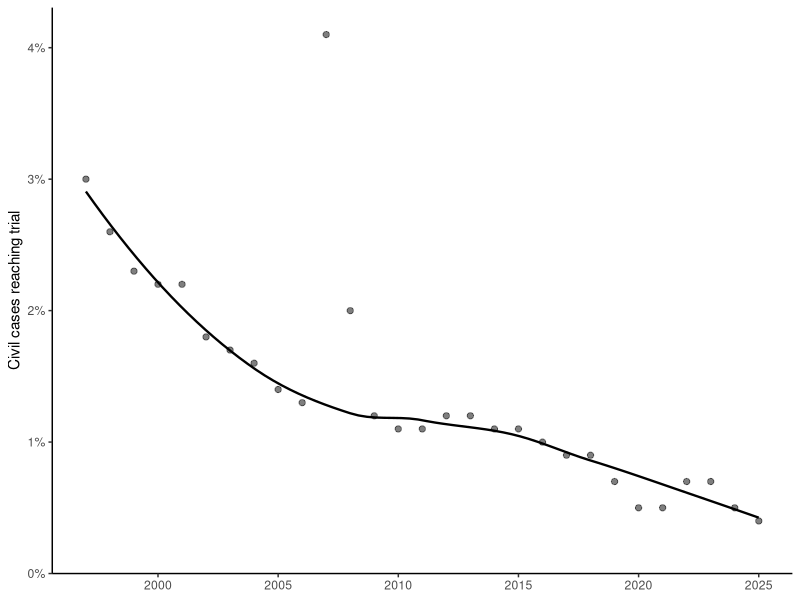
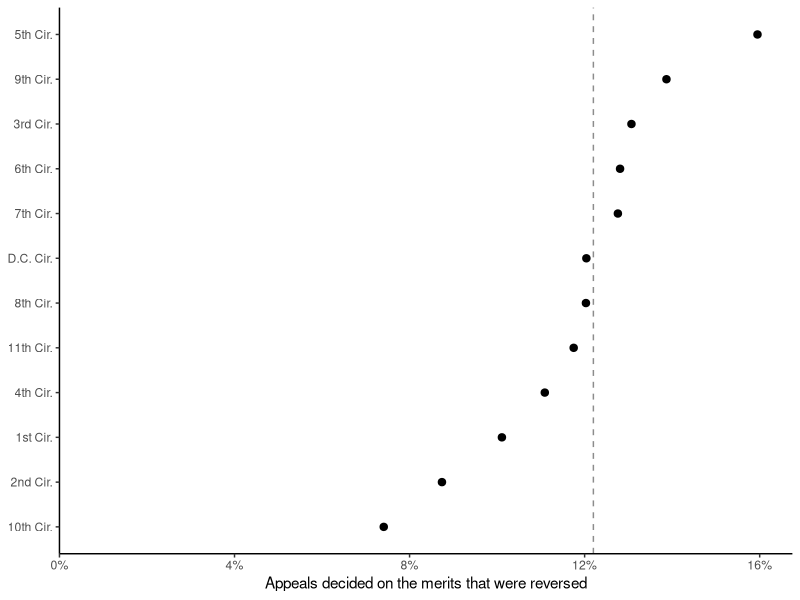

The R source for these figures, in order:
## ---- chunk 1
#| label: fig-trial-rate
#| fig-alt: "Scatterplot of the percentage of federal civil cases terminated during or after trial, fiscal years 1997 to 2025, with a smoothed trend line falling from about 3 percent to 0.4 percent."
#| fig-cap: "Percent of federal civil cases reaching trial, fiscal years 1997--2025. The curve is a robust LOESS fit, which downweights the 2007 outlier (thousands of mass-tort cases recorded as terminated during or after trial). Source: Admin. Off. of the U.S. Cts., *Judicial Business of the United States Courts* tbl. C-4 (1997--2025)."
#| echo: false
#| fig-width: 6.5
#| fig-height: 3.5
library(ggplot2)

trials <- read.csv("data/c4_trial_rates.csv")

ggplot(trials, aes(year, pct_trial)) +
  geom_smooth(method = "loess", formula = y ~ x, se = FALSE,
              method.args = list(family = "symmetric"),
              colour = "black", linewidth = 0.8) +
  geom_point(size = 1.8, alpha = 0.5) +
  scale_y_continuous(limits = c(0, NA), labels = function(x) paste0(x, "%"),
                     expand = expansion(mult = c(0, 0.05))) +
  labs(x = NULL, y = "Civil cases reaching trial") +
  theme_classic(base_size = 11)
## ---- chunk 2
#| label: fig-reversal
#| fig-alt: "Dot plot of reversal rates in private civil appeals by federal circuit, fiscal years 2021 to 2025 combined, ranging from 7.4 percent in the Tenth Circuit to 16 percent in the Fifth Circuit, with a dashed line at the national rate of 12.2 percent."
#| fig-cap: "Percent of private civil appeals (excluding prisoner petitions) decided on the merits that the courts of appeals reversed, by circuit, fiscal years 2021--2025 combined. The dashed line marks the rate for all circuits. Partial reversals count as affirmances, and remands are a separate category. Source: Admin. Off. of the U.S. Cts., *Judicial Business of the United States Courts* tbl. B-5 (2021--2025)."
#| echo: false
#| fig-width: 6.5
#| fig-height: 3.8
library(ggplot2)

rev <- read.csv("data/reversal_by_circuit.csv")
rev <- rev[rev$period == "FY2021-FY2025 pooled", ]
overall <- rev$pct_reversed[grepl("^All", rev$circuit)]
rev <- rev[!grepl("^All", rev$circuit), ]
rev$circuit <- ifelse(rev$circuit == "D.C.", "D.C. Cir.", paste(rev$circuit, "Cir."))
rev$circuit <- reorder(rev$circuit, rev$pct_reversed)

ggplot(rev, aes(pct_reversed, circuit)) +
  geom_vline(xintercept = overall, linetype = "dashed", colour = "grey55") +
  geom_point(size = 2.2) +
  scale_x_continuous(limits = c(0, NA), labels = function(x) paste0(x, "%"),
                     expand = expansion(mult = c(0, 0.05))) +
  labs(x = "Appeals decided on the merits that were reversed", y = NULL) +
  theme_classic(base_size = 11)
